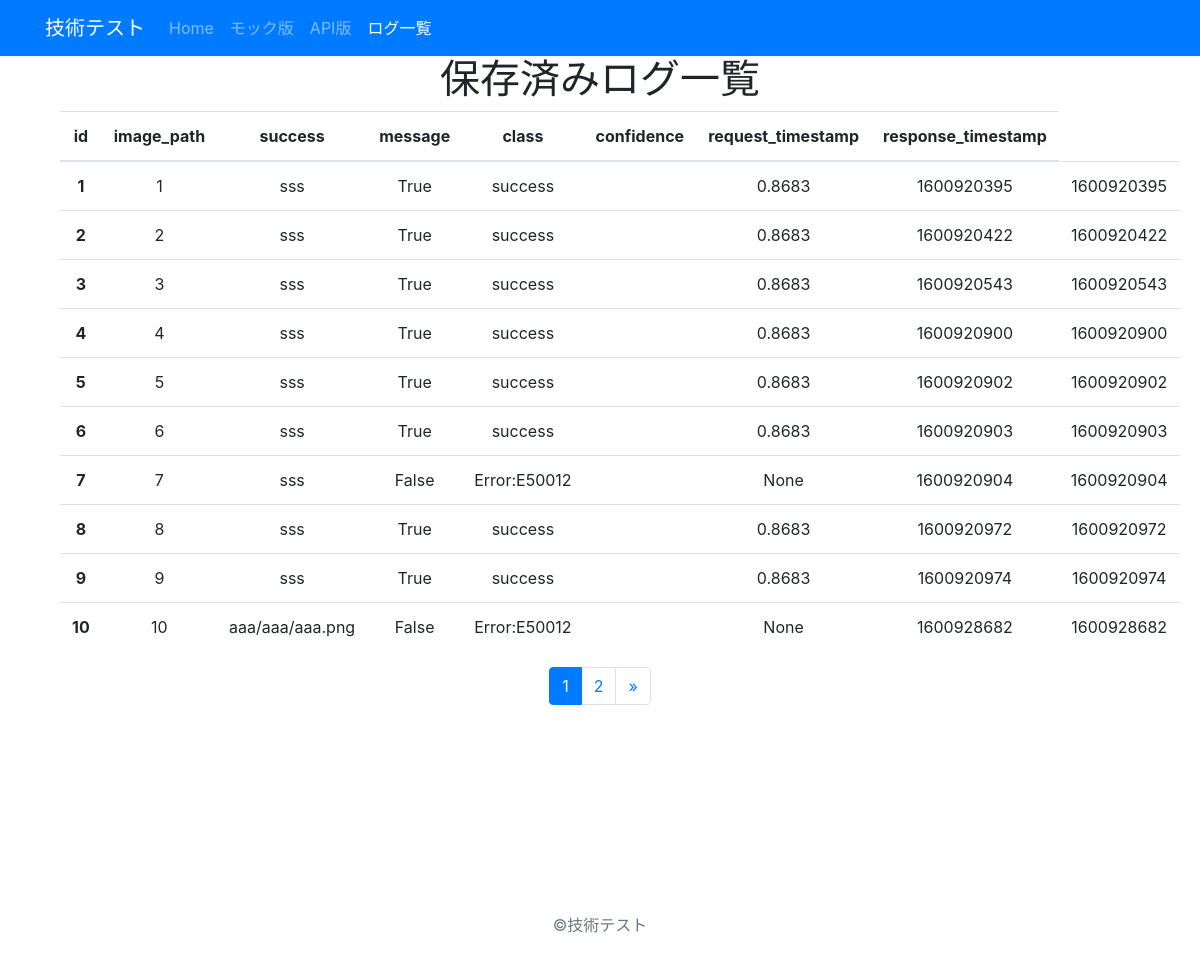
Page /list/ on the committed database.
### app/models.py (models this page shows)
class AiAnalysisLog(models.Model):
    class Meta:
        db_table = 'ai_analysis_log'
        verbose_name_plural = 'AI解析ログ'
    image_path = models.CharField(
        verbose_name='image_path', max_length=255,
        default=None, blank=True, null=True
    )
    success = models.CharField(
        verbose_name='success', max_length=255,
        null=True, default=None
    )
    message = models.CharField(
        verbose_name='message', max_length=255,
        null=True, default=None
    )
    _class = models.IntegerField(
        db_column='class', verbose_name='class',
        null=True, default=None
    )
    confidence = models.DecimalField(
        verbose_name='confidence', max_digits=5,
        decimal_places=4, null=True, default=None
    )
    request_timestamp = models.PositiveIntegerField(
        verbose_name='request_timestamp',
        null=True, default=None
    )
    response_timestamp = models.PositiveIntegerField(
        verbose_name='request_timestamp',
        null=True, default=None
    )

### app/views.py (the view)
# urls.py: path('list/', views.AiAnalysisLogList.as_view(), name='list'),
class AiAnalysisLogList(ListView):
    model = AiAnalysisLog
    paginate_by = 10

### templates/app/aianalysislog_list.html (shortened to what this page needs)
{% extends "./base.html" %}
{%block content %}
<div class='container'>
    <section class="text-center">
        <div class="container">
            <h1>保存済みログ一覧</h1>
            <table class="table">
                <thead>
                    <tr>
                    <th scope="col">id</th>
                    <th scope="col">image_path</th>
                    <th scope="col">success</th>
                    <th scope="col">message</th>
                    <th scope="col">class</th>
                    <th scope="col">confidence</th>
                    <th scope="col">request_timestamp</th>
                    <th scope="col">response_timestamp</th>
                    </tr>
                </thead>
                <tbody>
                    {% for item in object_list %}
                        <tr>
                            <th scope="row">{{ item.id }}</th>
                            <td>{{ item.id }}</td>
                            <td>{{ item.image_path }}</td>
                            <td>{{ item.success }}</td>
                            <td>{{ item.message }}</td>
                            <td>{{ item.class }}</td>
                            <td>{{ item.confidence }}</td>
                            <td>{{ item.request_timestamp }}</td>
                            <td>{{ item.response_timestamp }}</td>
                        </tr>
                    {% endfor %}
                </tbody>
            </table>
            {% include "./paginate.html" %}
        </div>
    </section>
</div>
{% endblock %}

### templates/app/base.html (shortened to what this page needs)
<!doctype html>
{% load static %}
<html lang="ja">
<head>
    <link rel="stylesheet" href="https://stackpath.bootstrapcdn.com/bootstrap/4.5.2/css/bootstrap.min.css">
    <link rel="stylesheet" href="{% static 'app/css/style.css' %}" type="text/css">
</head>
<body style="padding-top:55px">
	<nav id="page-top" class="navbar navbar-expand-lg navbar-dark bg-primary fixed-top">
		<div class='container'>
			<a class="navbar-brand" href="{% url 'app:index' %}">技術テスト</a>
			<div class="collapse navbar-collapse" id="navbarSupportedContent">
				<ul class="navbar-nav mr-auto">
					<li class="nav-item">
						<a class="nav-link" href="{% url 'app:index' %}" id="home">Home <span class="sr-only">(current)</span></a>
					</li>
					<li class="nav-item">
						<a class="nav-link" href="{% url 'app:mock' %}" id="mock">モック版</a>
					</li>
					<li class="nav-item">
						<a class="nav-link" href="{% url 'app:api' %}" id="api">API版</a>
                    </li>
                    <li class="nav-item">
                        <a class="nav-link" href="{% url 'app:list' %}" id="list">ログ一覧</a>
                    </li>
				</ul>
			</div>
		</div>
	</nav>
	{% block content %} {% endblock %}
	<footer class="text-muted mt-5">
		<div class="jumbotron" style="background-color:#fff;"></div>
		<div class="container">
			<p style="text-align: center;">©技術テスト</p>
		</div>
	</footer>
</body>
</html>

### templates/app/paginate.html (shortened to what this page needs)
{% if is_paginated %}
    <nav aria-label="Page navigation">
        <ul class="pagination justify-content-center">
            {% for num in paginator.page_range %}
                {% if page_obj.number == num %}
                    <li class="page-item active">
                        <span class="page-link">
                            {{ num }}
                        </span>
                    </li>
                {% else %}
                    <li class="page-item">
                        <a class="page-link" href="?page={{ num }}">{{ num }}</a>
                    </li>
                {% endif %}
            {% endfor %}
            {% if page_obj.has_next %}
                <li class="page-item">
                    <a class="page-link" href="?page={{ page_obj.next_page_number }}" aria-label="Next">
                        <span aria-hidden="true">&raquo;</span>
                    </a>
                </li>
            {% endif %}
        </ul>
    </nav>
{% endif %}

### rows in the picture
AiAnalysisLog: id "1", image_path "sss", success "True", message "success", confidence "0.8683", request_timestamp "1600920395", response_timestamp "1600920395"
AiAnalysisLog: id "2", image_path "sss", success "True", message "success", confidence "0.8683", request_timestamp "1600920422", response_timestamp "1600920422"
AiAnalysisLog: id "3", image_path "sss", success "True", message "success", confidence "0.8683", request_timestamp "1600920543", response_timestamp "1600920543"
AiAnalysisLog: id "4", image_path "sss", success "True", message "success", confidence "0.8683", request_timestamp "1600920900", response_timestamp "1600920900"
AiAnalysisLog: id "5", image_path "sss", success "True", message "success", confidence "0.8683", request_timestamp "1600920902", response_timestamp "1600920902"
AiAnalysisLog: id "6", image_path "sss", success "True", message "success", confidence "0.8683", request_timestamp "1600920903", response_timestamp "1600920903"
AiAnalysisLog: id "7", image_path "sss", success "False", message "Error:E50012", confidence "None", request_timestamp "1600920904", response_timestamp "1600920904"
AiAnalysisLog: id "8", image_path "sss", success "True", message "success", confidence "0.8683", request_timestamp "1600920972", response_timestamp "1600920972"
AiAnalysisLog: id "9", image_path "sss", success "True", message "success", confidence "0.8683", request_timestamp "1600920974", response_timestamp "1600920974"
AiAnalysisLog: id "10", image_path "aaa/aaa/aaa.png", success "False", message "Error:E50012", confidence "None", request_timestamp "1600928682", response_timestamp "1600928682"

### other values in the picture
{{ num }} "1"
{{ num }} "2"
